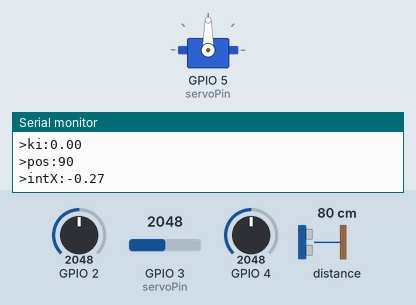
This program was run on a simulated Seeed XIAO ESP32-C3. Parts: servo, the last lines printed to the serial monitor. The test bench sets the inputs (shaded band); at power-on: distance to the obstacle 80 cm, GPIO 4 = 2048, GPIO 2 = 2048, GPIO 3 (servoPin) = 2048.

Above: at 6.2 s.
6.3 s: distance to the obstacle set to 9 cm
At 6.35 s:
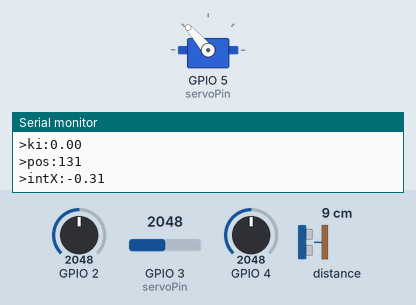
7.9 s: GPIO 4 set to 140
At 7.96 s:
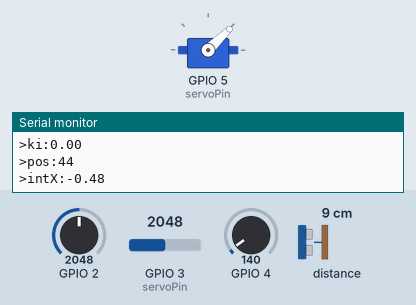
9.5 s: GPIO 4 set to 1228
At 10.3 s:
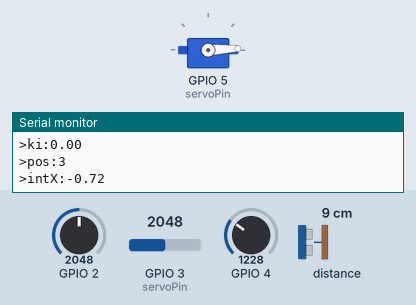
11.0 s: distance to the obstacle set to 18 cm
At 11.9 s:
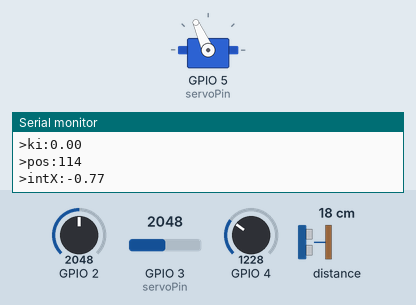
12.6 s: GPIO 4 set to 2866
At 13.6 s:
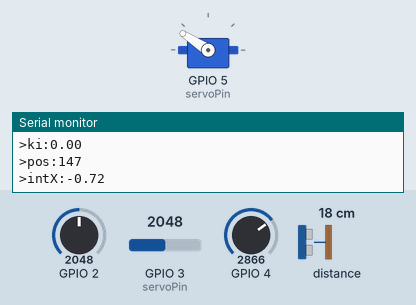
14.2 s: GPIO 4 set to 3972
At 15.3 s:
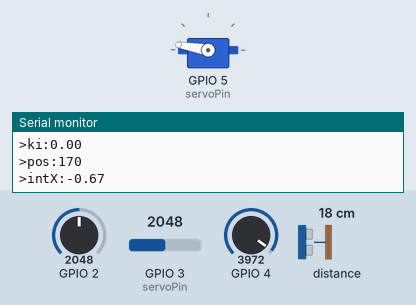
Timing chart, 0 to 16.7 s (numbered marks = the images above; inputs shaded):
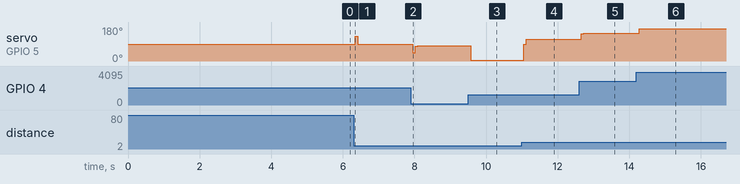

The program:

main.cpp
```cpp
#include <Arduino.h>
#include <ESP32Servo.h>
#include <VL53L1X.h>
#include <Wire.h>
VL53L1X sensor;
Servo servo;  // create four servo objects
const int servoPin = D3;

// Published values for SG90 servos; adjust if needed
int minUs = 620;
int maxUs = 2400;

long anaVal0, anaVal1, anaVal2;

int pos;  // position in degrees

float kp;
float kd;
float ki;

int dt;
int preTime;

int val;
int targetVal = 160;

int x;
float intX;
int preX;
int v;

void setup() {
  pinMode(A0, INPUT);
  pinMode(A1, INPUT);
  pinMode(A2, INPUT);

  servo.setPeriodHertz(50);  // Standard 50hz servo
  servo.attach(servoPin, minUs, maxUs);
  servo.write(90);

  Serial.begin(115200);
  Wire.begin();
  Wire.setClock(400000);  // use 400 kHz I2C

  sensor.setTimeout(500);
  if (!sensor.init()) {
    Serial.println("Failed to detect and initialize sensor!");
    while (1);
  }
  sensor.setDistanceMode(VL53L1X::Long);
  sensor.setMeasurementTimingBudget(50000);
  sensor.startContinuous(50);

  delay(5000);
}

void loop() {
  for (int i = 0; i < 100; i++) {
    anaVal0 += analogRead(A2);
    anaVal1 += analogRead(A1);
    anaVal2 += analogRead(A0);
  }
  anaVal0 = anaVal0 / 100;
  anaVal1 = anaVal1 / 100;
  anaVal2 = anaVal2 / 100 - 2048;

  kp = anaVal0 * 0.001;
  kd = anaVal1 * 0.001;
  ki = anaVal2 * 0.0005;

  if (sensor.timeoutOccurred()) {
    Serial.print(" TIMEOUT");
  }
  Serial.println();

  val = sensor.read();
  if (val > 240 || sensor.timeoutOccurred()) {
    val = 0;
  }

  // dt = millis() - preTime;
  // preTime = millis();

  x = val - targetVal;
  v = x - preX;
  intX += x * 0.0001;
  preX = x;

  pos = 90 + kp * x + kd * v + ki * intX;

  if (pos < 0 || pos > 180) {
    pos = 90;
  }

  servo.write(pos);

  Serial.printf(">val:%d\n", val);
  Serial.printf(">x:%d\n", x);
  Serial.printf(">v:%d\n", v);
  Serial.printf(">kp:%.2f\n", kp);
  Serial.printf(">kd:%.2f\n", kd);
  Serial.printf(">ki:%.2f\n", ki);
  Serial.printf(">pos:%d\n", pos);
  Serial.printf(">intX:%.2f\n", intX);
}
```

Measured:
- after the input at 6.3 s, servo on GPIO 5 (servoPin): 90° → 131° at once, → 90° 0.07 s later
- after the input at 7.9 s, servo on GPIO 5 (servoPin): 90° → 44° after 0.06 s, → 79° 0.07 s later, → 80° 0.07 s later
- after the input at 9.5 s, servo on GPIO 5 (servoPin): 80° → 3° after 0.07 s
- after the input at 11.0 s, servo on GPIO 5 (servoPin): 3° → 90° after 0.05 s, → 114° 0.07 s later
- after the input at 12.6 s, servo on GPIO 5 (servoPin): 114° → 145° after 0.06 s, → 147° 0.07 s later
- after the input at 14.2 s, servo on GPIO 5 (servoPin): 147° → 170° after 0.08 s
